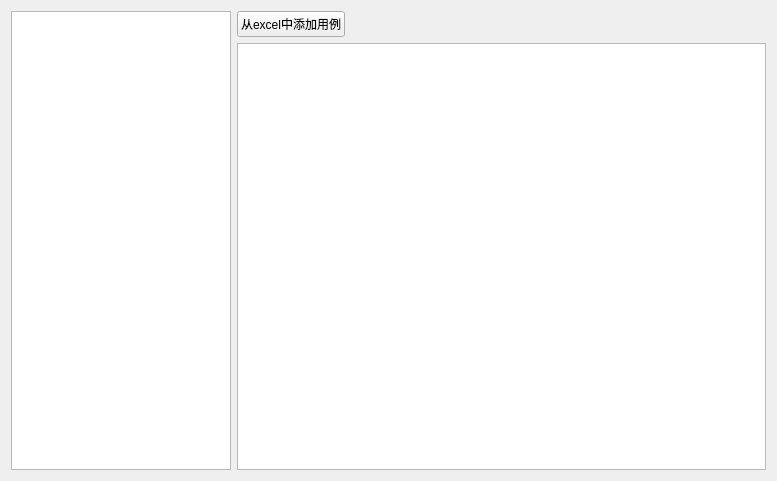
<?xml version="1.0" encoding="UTF-8"?>
<ui version="4.0">
 <class>Form</class>
 <widget class="QWidget" name="Form">
  <property name="geometry">
   <rect>
    <x>0</x>
    <y>0</y>
    <width>777</width>
    <height>481</height>
   </rect>
  </property>
  <property name="windowTitle">
   <string>Form</string>
  </property>
  <layout class="QHBoxLayout" name="horizontalLayout_3">
   <item>
    <layout class="QHBoxLayout" name="horizontalLayout">
     <item>
      <widget class="QTreeView" name="treeView">
       <property name="maximumSize">
        <size>
         <width>220</width>
         <height>16777215</height>
        </size>
       </property>
      </widget>
     </item>
     <item>
      <layout class="QVBoxLayout" name="verticalLayout">
       <item>
        <layout class="QHBoxLayout" name="horizontalLayout_2">
         <item>
          <widget class="QPushButton" name="pushButton">
           <property name="maximumSize">
            <size>
             <width>130</width>
             <height>16777215</height>
            </size>
           </property>
           <property name="text">
            <string>从excel中添加用例</string>
           </property>
          </widget>
         </item>
         <item>
          <spacer name="horizontalSpacer">
           <property name="orientation">
            <enum>Qt::Horizontal</enum>
           </property>
           <property name="sizeHint" stdset="0">
            <size>
             <width>40</width>
             <height>20</height>
            </size>
           </property>
          </spacer>
         </item>
        </layout>
       </item>
       <item>
        <widget class="QTextEdit" name="textEdit"/>
       </item>
      </layout>
     </item>
    </layout>
   </item>
  </layout>
 </widget>
 <resources/>
 <connections/>
</ui>
